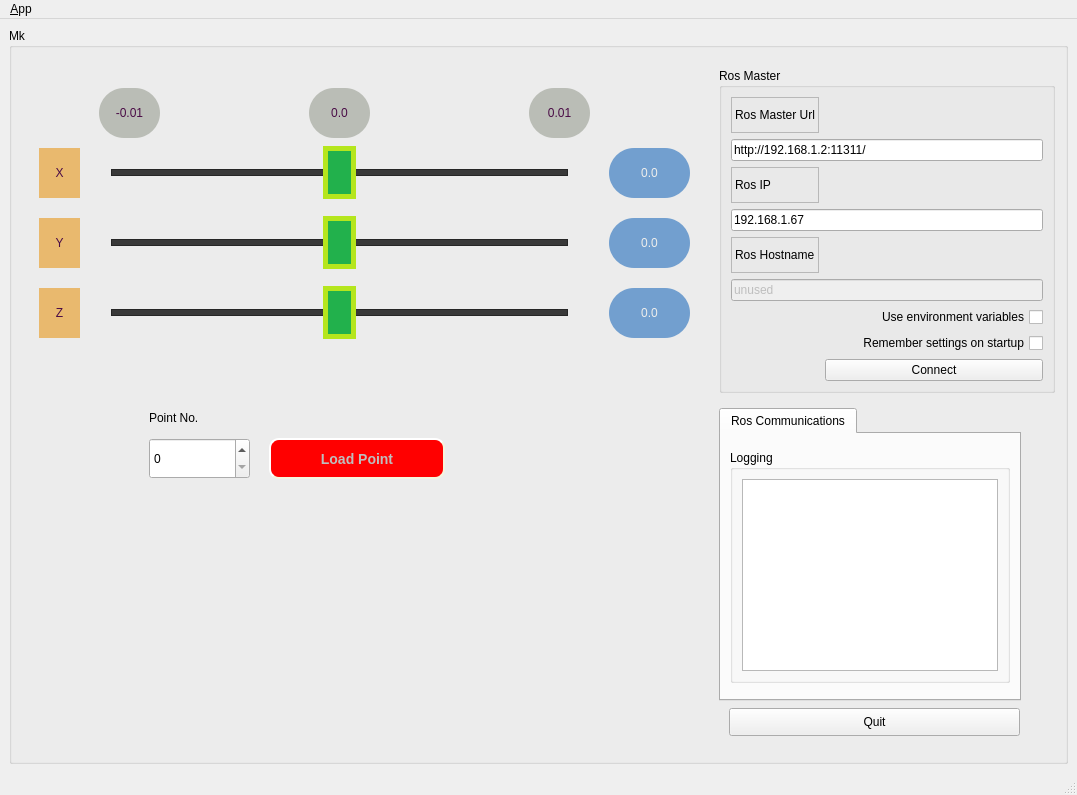
<?xml version="1.0" encoding="UTF-8"?>
<ui version="4.0">
 <class>MainWindowDesign</class>
 <widget class="QMainWindow" name="MainWindowDesign">
  <property name="geometry">
   <rect>
    <x>0</x>
    <y>0</y>
    <width>1077</width>
    <height>795</height>
   </rect>
  </property>
  <property name="windowTitle">
   <string>QRosApp</string>
  </property>
  <property name="windowIcon">
   <iconset>
    <normaloff>:/images/icon.png</normaloff>:/images/icon.png</iconset>
  </property>
  <property name="locale">
   <locale language="English" country="Australia"/>
  </property>
  <widget class="QWidget" name="centralwidget">
   <layout class="QHBoxLayout">
    <item>
     <widget class="QGroupBox" name="groupBox_2">
      <property name="styleSheet">
       <string notr="true">.QSlider {
    min-height: 68px;
    max-height: 68px;

}

.QSlider::groove:horizontal {
    border: 1px solid #262626;
    height: 5px;
    background: #393939;
    margin: 0 12px;
}

.QSlider::handle:horizontal {
    background: #22B14C;
    border: 5px solid #B5E61D;
    width: 23px;
    height: 100px;
    margin: -24px -12px;
}</string>
      </property>
      <property name="title">
       <string>Mk</string>
      </property>
      <widget class="QSlider" name="slide_x">
       <property name="geometry">
        <rect>
         <x>90</x>
         <y>110</y>
         <width>481</width>
         <height>68</height>
        </rect>
       </property>
       <property name="styleSheet">
        <string notr="true"/>
       </property>
       <property name="maximum">
        <number>200</number>
       </property>
       <property name="sliderPosition">
        <number>100</number>
       </property>
       <property name="orientation">
        <enum>Qt::Horizontal</enum>
       </property>
      </widget>
      <widget class="QSlider" name="slide_y">
       <property name="geometry">
        <rect>
         <x>90</x>
         <y>180</y>
         <width>481</width>
         <height>68</height>
        </rect>
       </property>
       <property name="styleSheet">
        <string notr="true"/>
       </property>
       <property name="maximum">
        <number>200</number>
       </property>
       <property name="sliderPosition">
        <number>100</number>
       </property>
       <property name="orientation">
        <enum>Qt::Horizontal</enum>
       </property>
      </widget>
      <widget class="QSlider" name="slide_z">
       <property name="geometry">
        <rect>
         <x>90</x>
         <y>250</y>
         <width>481</width>
         <height>68</height>
        </rect>
       </property>
       <property name="styleSheet">
        <string notr="true"/>
       </property>
       <property name="maximum">
        <number>200</number>
       </property>
       <property name="sliderPosition">
        <number>100</number>
       </property>
       <property name="orientation">
        <enum>Qt::Horizontal</enum>
       </property>
      </widget>
      <widget class="QPushButton" name="button_load">
       <property name="enabled">
        <bool>false</bool>
       </property>
       <property name="geometry">
        <rect>
         <x>260</x>
         <y>410</y>
         <width>176</width>
         <height>41</height>
        </rect>
       </property>
       <property name="styleSheet">
        <string notr="true">    background-color: red;
    border-style: outset;
    border-width: 2px;
    border-radius: 10px;
    border-color: beige;
    font: bold 14px;
    min-width: 10em;
    padding: 6px;</string>
       </property>
       <property name="text">
        <string>Load Point</string>
       </property>
      </widget>
      <widget class="QSpinBox" name="spinBox">
       <property name="geometry">
        <rect>
         <x>140</x>
         <y>410</y>
         <width>101</width>
         <height>41</height>
        </rect>
       </property>
       <property name="maximum">
        <number>20</number>
       </property>
      </widget>
      <widget class="QLabel" name="point_number">
       <property name="geometry">
        <rect>
         <x>140</x>
         <y>380</y>
         <width>93</width>
         <height>20</height>
        </rect>
       </property>
       <property name="text">
        <string>Point No.</string>
       </property>
      </widget>
      <widget class="QLabel" name="x_">
       <property name="geometry">
        <rect>
         <x>30</x>
         <y>120</y>
         <width>41</width>
         <height>50</height>
        </rect>
       </property>
       <property name="styleSheet">
        <string notr="true">border-radius: 25px; background: rgb(233, 185, 110); color: #4A0C46;</string>
       </property>
       <property name="text">
        <string>X</string>
       </property>
       <property name="textFormat">
        <enum>Qt::RichText</enum>
       </property>
       <property name="alignment">
        <set>Qt::AlignCenter</set>
       </property>
      </widget>
      <widget class="QLabel" name="y_">
       <property name="geometry">
        <rect>
         <x>30</x>
         <y>190</y>
         <width>41</width>
         <height>50</height>
        </rect>
       </property>
       <property name="styleSheet">
        <string notr="true">border-radius: 25px; background: rgb(233, 185, 110); color: #4A0C46;</string>
       </property>
       <property name="text">
        <string>Y</string>
       </property>
       <property name="textFormat">
        <enum>Qt::RichText</enum>
       </property>
       <property name="alignment">
        <set>Qt::AlignCenter</set>
       </property>
      </widget>
      <widget class="QLabel" name="z_">
       <property name="geometry">
        <rect>
         <x>30</x>
         <y>260</y>
         <width>41</width>
         <height>50</height>
        </rect>
       </property>
       <property name="styleSheet">
        <string notr="true">border-radius: 25px; background: rgb(233, 185, 110); color: #4A0C46;</string>
       </property>
       <property name="text">
        <string>Z</string>
       </property>
       <property name="textFormat">
        <enum>Qt::RichText</enum>
       </property>
       <property name="alignment">
        <set>Qt::AlignCenter</set>
       </property>
      </widget>
      <widget class="QLabel" name="mid_">
       <property name="geometry">
        <rect>
         <x>300</x>
         <y>60</y>
         <width>61</width>
         <height>50</height>
        </rect>
       </property>
       <property name="styleSheet">
        <string notr="true">border-radius: 25px; background: rgb(186, 189, 182); color: #4A0C46;</string>
       </property>
       <property name="text">
        <string>0.0</string>
       </property>
       <property name="textFormat">
        <enum>Qt::RichText</enum>
       </property>
       <property name="alignment">
        <set>Qt::AlignCenter</set>
       </property>
      </widget>
      <widget class="QLabel" name="max_">
       <property name="geometry">
        <rect>
         <x>520</x>
         <y>60</y>
         <width>61</width>
         <height>50</height>
        </rect>
       </property>
       <property name="styleSheet">
        <string notr="true">border-radius: 25px; background: rgb(186, 189, 182); color: #4A0C46;</string>
       </property>
       <property name="text">
        <string>0.01</string>
       </property>
       <property name="textFormat">
        <enum>Qt::RichText</enum>
       </property>
       <property name="alignment">
        <set>Qt::AlignCenter</set>
       </property>
      </widget>
      <widget class="QLabel" name="min_">
       <property name="geometry">
        <rect>
         <x>90</x>
         <y>60</y>
         <width>61</width>
         <height>50</height>
        </rect>
       </property>
       <property name="styleSheet">
        <string notr="true">border-radius: 25px; background: rgb(186, 189, 182); color: #4A0C46;</string>
       </property>
       <property name="text">
        <string>-0.01</string>
       </property>
       <property name="textFormat">
        <enum>Qt::RichText</enum>
       </property>
       <property name="alignment">
        <set>Qt::AlignCenter</set>
       </property>
      </widget>
      <widget class="QLabel" name="value_x">
       <property name="geometry">
        <rect>
         <x>600</x>
         <y>120</y>
         <width>81</width>
         <height>50</height>
        </rect>
       </property>
       <property name="styleSheet">
        <string notr="true">border-radius: 25px; background: rgb(114, 159, 207); color: rgb(238, 238, 236);</string>
       </property>
       <property name="text">
        <string>0.0</string>
       </property>
       <property name="textFormat">
        <enum>Qt::RichText</enum>
       </property>
       <property name="alignment">
        <set>Qt::AlignCenter</set>
       </property>
      </widget>
      <widget class="QLabel" name="value_y">
       <property name="geometry">
        <rect>
         <x>600</x>
         <y>190</y>
         <width>81</width>
         <height>50</height>
        </rect>
       </property>
       <property name="styleSheet">
        <string notr="true">border-radius: 25px; background: rgb(114, 159, 207); color: rgb(238, 238, 236);</string>
       </property>
       <property name="text">
        <string>0.0</string>
       </property>
       <property name="textFormat">
        <enum>Qt::RichText</enum>
       </property>
       <property name="alignment">
        <set>Qt::AlignCenter</set>
       </property>
      </widget>
      <widget class="QLabel" name="value_z">
       <property name="geometry">
        <rect>
         <x>600</x>
         <y>260</y>
         <width>81</width>
         <height>50</height>
        </rect>
       </property>
       <property name="styleSheet">
        <string notr="true">border-radius: 25px; background: rgb(114, 159, 207); color: rgb(238, 238, 236);</string>
       </property>
       <property name="text">
        <string>0.0</string>
       </property>
       <property name="textFormat">
        <enum>Qt::RichText</enum>
       </property>
       <property name="alignment">
        <set>Qt::AlignCenter</set>
       </property>
      </widget>
      <widget class="QTabWidget" name="tab_manager">
       <property name="enabled">
        <bool>true</bool>
       </property>
       <property name="geometry">
        <rect>
         <x>710</x>
         <y>380</y>
         <width>302</width>
         <height>293</height>
        </rect>
       </property>
       <property name="sizePolicy">
        <sizepolicy hsizetype="Fixed" vsizetype="Fixed">
         <horstretch>0</horstretch>
         <verstretch>0</verstretch>
        </sizepolicy>
       </property>
       <property name="minimumSize">
        <size>
         <width>302</width>
         <height>0</height>
        </size>
       </property>
       <property name="styleSheet">
        <string/>
       </property>
       <property name="locale">
        <locale language="English" country="Australia"/>
       </property>
       <property name="currentIndex">
        <number>0</number>
       </property>
       <widget class="QWidget" name="tab_status">
        <attribute name="title">
         <string>Ros Communications</string>
        </attribute>
        <layout class="QVBoxLayout" name="verticalLayout_2">
         <item>
          <widget class="QGroupBox" name="groupBox_12">
           <property name="sizePolicy">
            <sizepolicy hsizetype="Fixed" vsizetype="Fixed">
             <horstretch>0</horstretch>
             <verstretch>0</verstretch>
            </sizepolicy>
           </property>
           <property name="styleSheet">
            <string/>
           </property>
           <property name="title">
            <string>Logging</string>
           </property>
           <layout class="QGridLayout" name="gridLayout_3">
            <item row="0" column="0">
             <widget class="QListView" name="view_logging">
              <property name="sizePolicy">
               <sizepolicy hsizetype="Fixed" vsizetype="Expanding">
                <horstretch>0</horstretch>
                <verstretch>0</verstretch>
               </sizepolicy>
              </property>
              <property name="styleSheet">
               <string/>
              </property>
             </widget>
            </item>
           </layout>
          </widget>
         </item>
        </layout>
       </widget>
      </widget>
      <widget class="QPushButton" name="quit_button">
       <property name="geometry">
        <rect>
         <x>720</x>
         <y>680</y>
         <width>291</width>
         <height>28</height>
        </rect>
       </property>
       <property name="sizePolicy">
        <sizepolicy hsizetype="MinimumExpanding" vsizetype="Fixed">
         <horstretch>0</horstretch>
         <verstretch>0</verstretch>
        </sizepolicy>
       </property>
       <property name="styleSheet">
        <string/>
       </property>
       <property name="text">
        <string>Quit</string>
       </property>
      </widget>
      <widget class="QGroupBox" name="groupBox">
       <property name="geometry">
        <rect>
         <x>710</x>
         <y>40</y>
         <width>336</width>
         <height>325</height>
        </rect>
       </property>
       <property name="styleSheet">
        <string/>
       </property>
       <property name="title">
        <string>Ros Master</string>
       </property>
       <layout class="QGridLayout" name="gridLayout">
        <item row="0" column="0">
         <widget class="QLabel" name="label">
          <property name="styleSheet">
           <string/>
          </property>
          <property name="frameShape">
           <enum>QFrame::StyledPanel</enum>
          </property>
          <property name="frameShadow">
           <enum>QFrame::Raised</enum>
          </property>
          <property name="text">
           <string>Ros Master Url</string>
          </property>
         </widget>
        </item>
        <item row="1" column="0" colspan="2">
         <widget class="QLineEdit" name="line_edit_master">
          <property name="styleSheet">
           <string/>
          </property>
          <property name="text">
           <string>http://192.168.1.2:11311/</string>
          </property>
         </widget>
        </item>
        <item row="2" column="0">
         <widget class="QLabel" name="label_2">
          <property name="styleSheet">
           <string/>
          </property>
          <property name="frameShape">
           <enum>QFrame::StyledPanel</enum>
          </property>
          <property name="frameShadow">
           <enum>QFrame::Raised</enum>
          </property>
          <property name="text">
           <string>Ros IP</string>
          </property>
         </widget>
        </item>
        <item row="3" column="0" colspan="2">
         <widget class="QLineEdit" name="line_edit_host">
          <property name="styleSheet">
           <string/>
          </property>
          <property name="text">
           <string>192.168.1.67</string>
          </property>
         </widget>
        </item>
        <item row="4" column="0">
         <widget class="QLabel" name="label_3">
          <property name="styleSheet">
           <string/>
          </property>
          <property name="frameShape">
           <enum>QFrame::StyledPanel</enum>
          </property>
          <property name="frameShadow">
           <enum>QFrame::Raised</enum>
          </property>
          <property name="text">
           <string>Ros Hostname</string>
          </property>
         </widget>
        </item>
        <item row="5" column="0" colspan="2">
         <widget class="QLineEdit" name="line_edit_topic">
          <property name="enabled">
           <bool>false</bool>
          </property>
          <property name="styleSheet">
           <string/>
          </property>
          <property name="text">
           <string>unused</string>
          </property>
         </widget>
        </item>
        <item row="6" column="0" colspan="2">
         <widget class="QCheckBox" name="checkbox_use_environment">
          <property name="layoutDirection">
           <enum>Qt::RightToLeft</enum>
          </property>
          <property name="styleSheet">
           <string/>
          </property>
          <property name="text">
           <string>Use environment variables</string>
          </property>
         </widget>
        </item>
        <item row="7" column="0" colspan="2">
         <widget class="QCheckBox" name="checkbox_remember_settings">
          <property name="layoutDirection">
           <enum>Qt::RightToLeft</enum>
          </property>
          <property name="styleSheet">
           <string/>
          </property>
          <property name="text">
           <string>Remember settings on startup</string>
          </property>
         </widget>
        </item>
        <item row="8" column="1">
         <widget class="QPushButton" name="button_connect">
          <property name="enabled">
           <bool>true</bool>
          </property>
          <property name="sizePolicy">
           <sizepolicy hsizetype="MinimumExpanding" vsizetype="Fixed">
            <horstretch>0</horstretch>
            <verstretch>0</verstretch>
           </sizepolicy>
          </property>
          <property name="toolTip">
           <string>Set the target to the current joint trajectory state.</string>
          </property>
          <property name="statusTip">
           <string>Clear all waypoints and set the target to the current joint trajectory state.</string>
          </property>
          <property name="styleSheet">
           <string/>
          </property>
          <property name="text">
           <string>Connect</string>
          </property>
         </widget>
        </item>
       </layout>
      </widget>
     </widget>
    </item>
   </layout>
  </widget>
  <widget class="QMenuBar" name="menubar">
   <property name="geometry">
    <rect>
     <x>0</x>
     <y>0</y>
     <width>1077</width>
     <height>25</height>
    </rect>
   </property>
   <widget class="QMenu" name="menu_File">
    <property name="title">
     <string>&amp;App</string>
    </property>
    <addaction name="action_Preferences"/>
    <addaction name="separator"/>
    <addaction name="actionAbout"/>
    <addaction name="actionAbout_Qt"/>
    <addaction name="separator"/>
    <addaction name="action_Quit"/>
   </widget>
   <addaction name="menu_File"/>
  </widget>
  <widget class="QStatusBar" name="statusbar"/>
  <action name="action_Quit">
   <property name="text">
    <string>&amp;Quit</string>
   </property>
   <property name="shortcut">
    <string>Ctrl+Q</string>
   </property>
   <property name="shortcutContext">
    <enum>Qt::ApplicationShortcut</enum>
   </property>
  </action>
  <action name="action_Preferences">
   <property name="text">
    <string>&amp;Preferences</string>
   </property>
  </action>
  <action name="actionAbout">
   <property name="text">
    <string>&amp;About</string>
   </property>
  </action>
  <action name="actionAbout_Qt">
   <property name="text">
    <string>About &amp;Qt</string>
   </property>
  </action>
 </widget>
 <resources/>
 <connections>
  <connection>
   <sender>action_Quit</sender>
   <signal>triggered()</signal>
   <receiver>MainWindowDesign</receiver>
   <slot>close()</slot>
   <hints>
    <hint type="sourcelabel">
     <x>-1</x>
     <y>-1</y>
    </hint>
    <hint type="destinationlabel">
     <x>399</x>
     <y>299</y>
    </hint>
   </hints>
  </connection>
  <connection>
   <sender>quit_button</sender>
   <signal>clicked()</signal>
   <receiver>MainWindowDesign</receiver>
   <slot>close()</slot>
   <hints>
    <hint type="sourcelabel">
     <x>859</x>
     <y>552</y>
    </hint>
    <hint type="destinationlabel">
     <x>469</x>
     <y>299</y>
    </hint>
   </hints>
  </connection>
 </connections>
</ui>
